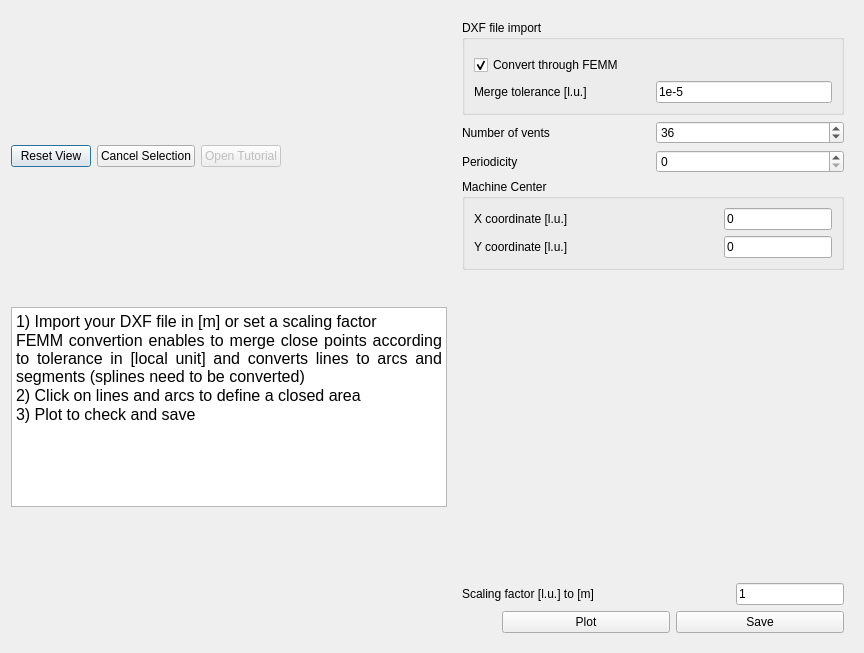
<?xml version="1.0" encoding="UTF-8"?>
<ui version="4.0">
 <class>DXF_Surf</class>
 <widget class="QDialog" name="DXF_Surf">
  <property name="geometry">
   <rect>
    <x>0</x>
    <y>0</y>
    <width>864</width>
    <height>653</height>
   </rect>
  </property>
  <property name="windowTitle">
   <string>Define Hole from DXF</string>
  </property>
  <property name="windowIcon">
   <iconset resource="../Resources/pyleecan.qrc">
    <normaloff>:/images/images/icon/pyleecan_64.png</normaloff>:/images/images/icon/pyleecan_64.png</iconset>
  </property>
  <layout class="QHBoxLayout" name="horizontalLayout_5">
   <item>
    <layout class="QVBoxLayout" name="layout_plot">
     <item>
      <layout class="QHBoxLayout" name="horizontalLayout">
       <item>
        <widget class="QPushButton" name="b_reset">
         <property name="text">
          <string>Reset View</string>
         </property>
        </widget>
       </item>
       <item>
        <widget class="QPushButton" name="b_cancel">
         <property name="text">
          <string>Cancel Selection</string>
         </property>
        </widget>
       </item>
       <item>
        <widget class="QPushButton" name="b_tuto">
         <property name="enabled">
          <bool>false</bool>
         </property>
         <property name="text">
          <string>Open Tutorial</string>
         </property>
        </widget>
       </item>
       <item>
        <spacer name="horizontalSpacer_2">
         <property name="orientation">
          <enum>Qt::Horizontal</enum>
         </property>
         <property name="sizeHint" stdset="0">
          <size>
           <width>40</width>
           <height>20</height>
          </size>
         </property>
        </spacer>
       </item>
      </layout>
     </item>
     <item>
      <widget class="QTextBrowser" name="textBrowser">
       <property name="maximumSize">
        <size>
         <width>16777215</width>
         <height>200</height>
        </size>
       </property>
       <property name="html">
        <string>&lt;!DOCTYPE HTML PUBLIC &quot;-//W3C//DTD HTML 4.0//EN&quot; &quot;http://www.w3.org/TR/REC-html40/strict.dtd&quot;&gt;
&lt;html&gt;&lt;head&gt;&lt;meta name=&quot;qrichtext&quot; content=&quot;1&quot; /&gt;&lt;style type=&quot;text/css&quot;&gt;
p, li { white-space: pre-wrap; }
&lt;/style&gt;&lt;/head&gt;&lt;body style=&quot; font-family:'MS Shell Dlg 2'; font-size:7.8pt; font-weight:400; font-style:normal;&quot;&gt;
&lt;p align=&quot;justify&quot; style=&quot; margin-top:0px; margin-bottom:0px; margin-left:0px; margin-right:0px; -qt-block-indent:0; text-indent:0px;&quot;&gt;&lt;span style=&quot; font-family:'MS Shell Dlg 2'; font-size:12pt;&quot;&gt;1) Import your DXF file in [m] or set a scaling factor&lt;/span&gt;&lt;/p&gt;
&lt;p align=&quot;justify&quot; style=&quot; margin-top:0px; margin-bottom:0px; margin-left:0px; margin-right:0px; -qt-block-indent:0; text-indent:0px;&quot;&gt;&lt;span style=&quot; font-family:'MS Shell Dlg 2'; font-size:12pt;&quot;&gt;FEMM convertion enables to merge close points according to tolerance in [local unit] and converts lines to arcs and segments (splines need to be converted)&lt;/span&gt;&lt;/p&gt;
&lt;p align=&quot;justify&quot; style=&quot; margin-top:0px; margin-bottom:0px; margin-left:0px; margin-right:0px; -qt-block-indent:0; text-indent:0px;&quot;&gt;&lt;span style=&quot; font-family:'MS Shell Dlg 2'; font-size:12pt;&quot;&gt;2) Click on lines and arcs to define a closed area&lt;/span&gt;&lt;/p&gt;
&lt;p align=&quot;justify&quot; style=&quot; margin-top:0px; margin-bottom:0px; margin-left:0px; margin-right:0px; -qt-block-indent:0; text-indent:0px;&quot;&gt;&lt;span style=&quot; font-family:'MS Shell Dlg 2'; font-size:12pt;&quot;&gt;3) Plot to check and save&lt;/span&gt;&lt;/p&gt;&lt;/body&gt;&lt;/html&gt;</string>
       </property>
      </widget>
     </item>
    </layout>
   </item>
   <item>
    <widget class="QWidget" name="w_side" native="true">
     <property name="minimumSize">
      <size>
       <width>400</width>
       <height>0</height>
      </size>
     </property>
     <property name="maximumSize">
      <size>
       <width>400</width>
       <height>16777215</height>
      </size>
     </property>
     <layout class="QVBoxLayout" name="verticalLayout_2">
      <item>
       <widget class="QGroupBox" name="g_import">
        <property name="title">
         <string>DXF file import</string>
        </property>
        <layout class="QVBoxLayout" name="verticalLayout">
         <item>
          <widget class="WPathSelector" name="w_path_selector" native="true">
           <property name="sizePolicy">
            <sizepolicy hsizetype="Fixed" vsizetype="Preferred">
             <horstretch>0</horstretch>
             <verstretch>0</verstretch>
            </sizepolicy>
           </property>
          </widget>
         </item>
         <item>
          <widget class="QCheckBox" name="is_convert">
           <property name="text">
            <string>Convert through FEMM</string>
           </property>
           <property name="checked">
            <bool>true</bool>
           </property>
          </widget>
         </item>
         <item>
          <layout class="QHBoxLayout" name="horizontalLayout_3">
           <item>
            <widget class="QLabel" name="in_tol">
             <property name="text">
              <string>Merge tolerance [l.u.]</string>
             </property>
            </widget>
           </item>
           <item>
            <widget class="FloatEdit" name="lf_tol">
             <property name="sizePolicy">
              <sizepolicy hsizetype="Minimum" vsizetype="Fixed">
               <horstretch>0</horstretch>
               <verstretch>0</verstretch>
              </sizepolicy>
             </property>
             <property name="text">
              <string>1e-5</string>
             </property>
            </widget>
           </item>
          </layout>
         </item>
        </layout>
       </widget>
      </item>
      <item>
       <layout class="QGridLayout" name="gridLayout">
        <item row="0" column="0">
         <widget class="QLabel" name="in_Zh">
          <property name="text">
           <string>Number of vents</string>
          </property>
         </widget>
        </item>
        <item row="1" column="0">
         <widget class="QLabel" name="in_per_a">
          <property name="text">
           <string>Periodicity</string>
          </property>
         </widget>
        </item>
        <item row="0" column="2">
         <widget class="QSpinBox" name="si_Zh">
          <property name="sizePolicy">
           <sizepolicy hsizetype="Preferred" vsizetype="Preferred">
            <horstretch>0</horstretch>
            <verstretch>0</verstretch>
           </sizepolicy>
          </property>
          <property name="minimum">
           <number>1</number>
          </property>
          <property name="maximum">
           <number>1000</number>
          </property>
          <property name="singleStep">
           <number>0</number>
          </property>
          <property name="value">
           <number>36</number>
          </property>
         </widget>
        </item>
        <item row="1" column="2">
         <widget class="QSpinBox" name="si_per_a"/>
        </item>
       </layout>
      </item>
      <item>
       <widget class="QGroupBox" name="g_center">
        <property name="title">
         <string>Machine Center</string>
        </property>
        <layout class="QGridLayout" name="gridLayout_3">
         <item row="0" column="0">
          <widget class="QLabel" name="in_coord_center_X">
           <property name="text">
            <string>X coordinate [l.u.]</string>
           </property>
          </widget>
         </item>
         <item row="0" column="1">
          <widget class="FloatEdit" name="lf_center_x">
           <property name="sizePolicy">
            <sizepolicy hsizetype="Fixed" vsizetype="Fixed">
             <horstretch>0</horstretch>
             <verstretch>0</verstretch>
            </sizepolicy>
           </property>
           <property name="text">
            <string>0</string>
           </property>
          </widget>
         </item>
         <item row="1" column="0">
          <widget class="QLabel" name="in_coord_center_Y">
           <property name="text">
            <string>Y coordinate [l.u.]</string>
           </property>
          </widget>
         </item>
         <item row="1" column="1">
          <widget class="FloatEdit" name="lf_center_y">
           <property name="enabled">
            <bool>true</bool>
           </property>
           <property name="sizePolicy">
            <sizepolicy hsizetype="Fixed" vsizetype="Fixed">
             <horstretch>0</horstretch>
             <verstretch>0</verstretch>
            </sizepolicy>
           </property>
           <property name="maximumSize">
            <size>
             <width>16777215</width>
             <height>16777215</height>
            </size>
           </property>
           <property name="text">
            <string>0</string>
           </property>
          </widget>
         </item>
        </layout>
       </widget>
      </item>
      <item>
       <spacer name="verticalSpacer">
        <property name="orientation">
         <enum>Qt::Vertical</enum>
        </property>
        <property name="sizeHint" stdset="0">
         <size>
          <width>20</width>
          <height>40</height>
         </size>
        </property>
       </spacer>
      </item>
      <item>
       <layout class="QHBoxLayout" name="horizontalLayout_4">
        <item>
         <widget class="QLabel" name="in_scaling">
          <property name="text">
           <string>Scaling factor [l.u.] to [m]</string>
          </property>
         </widget>
        </item>
        <item>
         <widget class="FloatEdit" name="lf_scaling">
          <property name="sizePolicy">
           <sizepolicy hsizetype="Fixed" vsizetype="Fixed">
            <horstretch>0</horstretch>
            <verstretch>0</verstretch>
           </sizepolicy>
          </property>
          <property name="text">
           <string>1</string>
          </property>
         </widget>
        </item>
       </layout>
      </item>
      <item>
       <layout class="QHBoxLayout" name="horizontalLayout_2">
        <property name="sizeConstraint">
         <enum>QLayout::SetMinimumSize</enum>
        </property>
        <item>
         <spacer name="horizontalSpacer">
          <property name="orientation">
           <enum>Qt::Horizontal</enum>
          </property>
          <property name="sizeType">
           <enum>QSizePolicy::Fixed</enum>
          </property>
          <property name="sizeHint" stdset="0">
           <size>
            <width>40</width>
            <height>20</height>
           </size>
          </property>
         </spacer>
        </item>
        <item>
         <widget class="QPushButton" name="b_plot">
          <property name="text">
           <string>Plot</string>
          </property>
         </widget>
        </item>
        <item>
         <widget class="QPushButton" name="b_save">
          <property name="text">
           <string>Save</string>
          </property>
         </widget>
        </item>
       </layout>
      </item>
     </layout>
    </widget>
   </item>
  </layout>
 </widget>
 <customwidgets>
  <customwidget>
   <class>FloatEdit</class>
   <extends>QLineEdit</extends>
   <header>...GUI/Tools/FloatEdit</header>
  </customwidget>
  <customwidget>
   <class>WPathSelector</class>
   <extends>QWidget</extends>
   <header>...GUI.Tools.WPathSelector.WPathSelector</header>
   <container>1</container>
  </customwidget>
 </customwidgets>
 <resources>
  <include location="../Resources/pyleecan.qrc"/>
 </resources>
 <connections/>
</ui>
